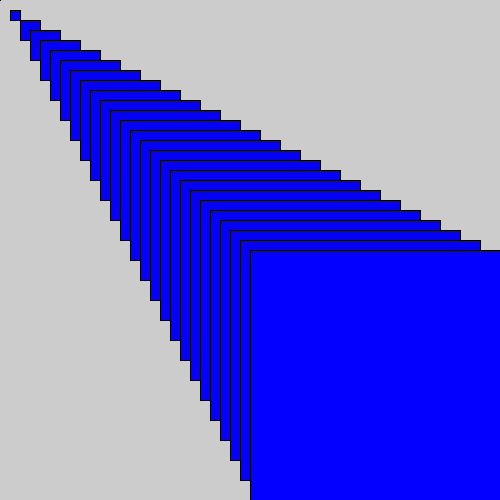
Frame 1 (no input)
Frame 60 (the mouse pressed at the canvas centre just before this capture): identical to frame 1, image omitted
Frame 120 (the mouse held since frame 60 and released just before this capture): identical to frame 1, image omitted

The Processing sketch that drew this single still picture (run headless with seeded random() and noise(); from frame 60 on, the mouse is pressed at the canvas centre):

// Processing sketch: practice1
// ── practice1.pde
int i;
int t;

void setup(){
  size(500,500);
}

void draw(){
  for(t=0;t<255;t+=3){
    fill(255-t,50-t,200+t);
  }
  for(i=0; i<=250; i+=10){
    rect(i,i,i,i);
  }
}
